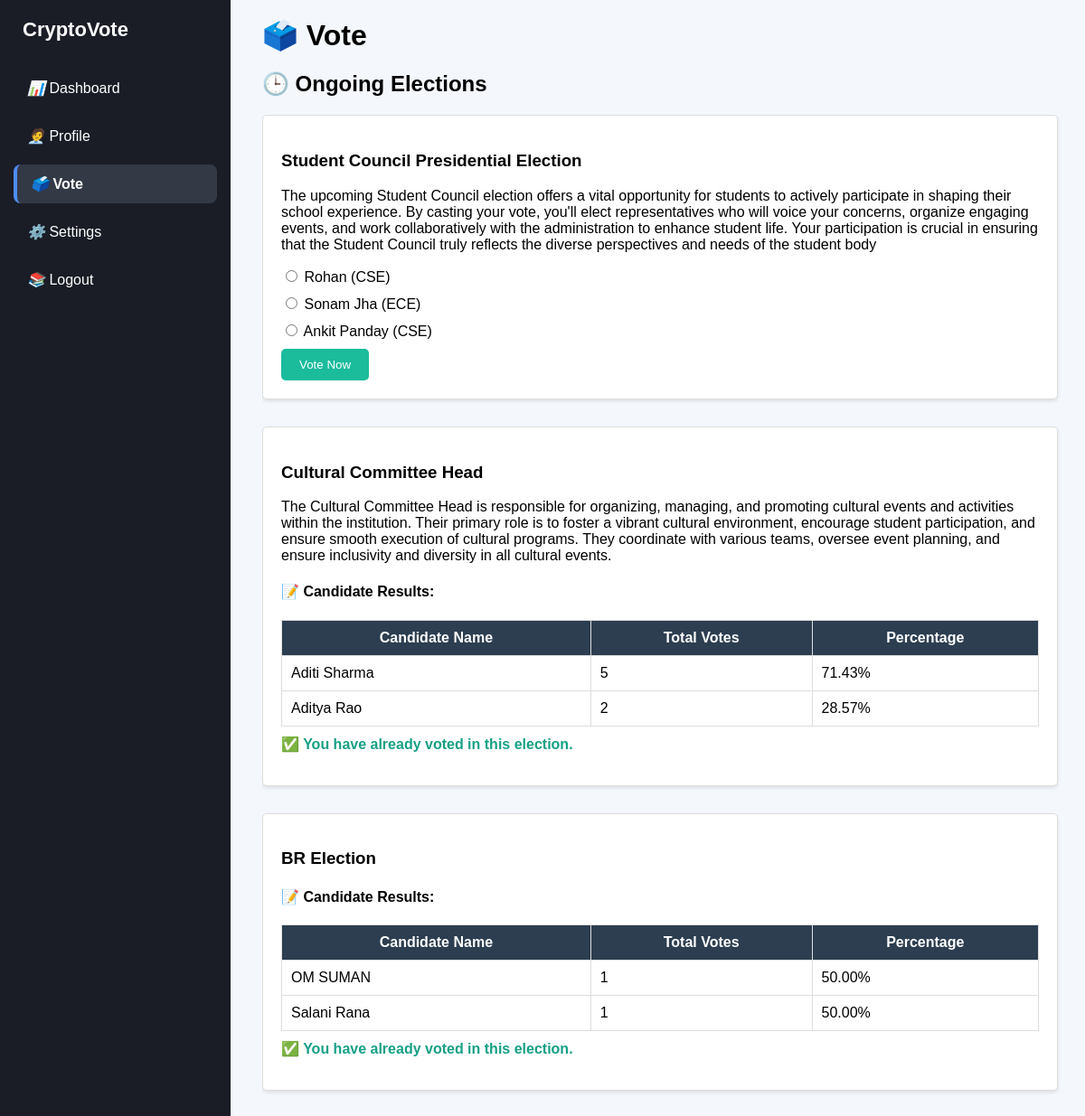
Screenshot of /vote/ (signed in) with the database file from the repository.
### main/models.py (models this page shows, shortened)
class Election(models.Model):
    title = models.CharField(max_length=200)
    description = models.TextField(blank=True)
    start_date = models.DateTimeField()
    end_date = models.DateTimeField()
    is_active = models.BooleanField(default=True)
    def total_votes(self):
        return Vote.objects.filter(election=self).count()

class Candidate(models.Model):
    election = models.ForeignKey(Election, on_delete=models.CASCADE)
    name = models.CharField(max_length=200)
    department = models.CharField(max_length=200, blank=True)
    bio = models.TextField(blank=True)
    votes = models.PositiveIntegerField(default=0)
    def vote_percentage(self):
        total_votes = self.election.total_votes()
        if total_votes == 0:
            return 0
        return (self.votes / total_votes) * 100

### main/views.py (the view, shortened to what this page needs)
# urls.py: path('vote/', vote, name='vote'),
@login_required
def vote(request):
    ongoing_elections = Election.objects.filter(
        start_date__lte=datetime.now(), end_date__gte=datetime.now()
    ).order_by("end_date")
    user_votes = Vote.objects.filter(user=request.user)
    voted_election_ids = user_votes.values_list("election_id", flat=True)
    context = {
        "active_page": "vote",
        "ongoing_elections": ongoing_elections,
        "voted_election_ids": voted_election_ids,
    }
    return render(request, "vote.html", context)

### templates/vote.html (shortened to what this page needs)
{% load static %}
<!DOCTYPE html>
<html>
  <head>
  </head>
  <body>
    <div class="sidebar">
      <h2>CryptoVote</h2>
      <ul>
        <li>
          <a
            href="{% url 'dashboard' %}"
            class="{% if active_page == 'dashboard' %}active{% endif %}"
          >
            <i>📊</i> Dashboard
          </a>
        </li>
        <li>
          <a
            href="{% url 'profile' %}"
            class="{% if active_page == 'profile' %}active{% endif %}"
          >
            <i>🧑‍💼</i> Profile
          </a>
        </li>
        <li>
          <a
            href="{% url 'vote' %}"
            class="{% if active_page == 'vote' %}active{% endif %}"
          >
            <i>🗳️</i> Vote
          </a>
        </li>
        <li>
          <a
            href="{% url 'settings' %}"
            class="{% if active_page == 'settings' %}active{% endif %}"
          >
            <i>⚙️</i> Settings
          </a>
        </li>
        <li>
          <a href="{% url 'logout' %}"><i>📚</i> Logout</a>
        </li>
      </ul>
    </div>
    <div class="content">
      <h1>🗳️ Vote</h1>
      <h2>🕒 Ongoing Elections</h2>
      {% if ongoing_elections %}
      <div class="scroll-wrapper"
      <div class="election-container">
        {% for election in ongoing_elections %}
        <div class="election-box">
          <h3>{{ election.title }}</h3>
          <p>{{ election.description }}</p>
          {% if election.id in voted_election_ids %}
          <div class="results-section">
            <h4>📝 Candidate Results:</h4>
            <table class="styled-table">
              <thead>
                <tr>
                  <th>Candidate Name</th>
                  <th>Total Votes</th>
                  <th>Percentage</th>
                </tr>
              </thead>
              <tbody>
                {% for candidate in election.candidate_set.all %}
                <tr>
                  <td>{{ candidate.name }}</td>
                  <td>{{ candidate.votes }}</td>
                  <td>{{ candidate.vote_percentage|floatformat:2 }}%</td>
                </tr>
                {% endfor %}
              </tbody>
            </table>
            <p class="voted-info">
              ✅ You have already voted in this election.
            </p>
          </div>
          {% else %}
          <form method="POST" action="{% url 'vote' %}" class="vote-form">
            <div class="candidate-list">
              {% for candidate in election.candidate_set.all %}
              <label class="candidate-option">
                <input
                  type="radio"
                  name="candidate_id"
                  value="{{ candidate.id }}"
                  required
                />
                <span>{{ candidate.name }} ({{ candidate.department }})</span>
              </label>
              {% empty %}
              <p class="no-candidates">
                No candidates available for this election.
              </p>
              {% endfor %}
            </div>
            <button type="submit" class="btn-vote">Vote Now</button>
          </form>
          {% endif %}
        </div>
        {% endfor %}
      </div>
    </div>
      {% else %}
      <p class="no-elections">No ongoing elections at the moment.</p>
      {% endif %}
  </body>
</html>

### templates/vote.html (style rules this page uses)
body { font-family: Arial, sans-serif; margin: 0; padding: 0; background-color: #f4f7fc; }
.sidebar { width: 225px; background-color: #1a1d26; color: #fff; display: flex; flex-direction: column; justify-content: flex-start; padding: 20px 15px; position: fixed; height: 100vh; z-index: 10; }
.sidebar h2 { text-align: left; margin-bottom: 20px; padding-left: 10px; font-size: 22px; }
.sidebar ul { list-style-type: none; padding-left: 0; margin-top: 10px; }
.sidebar ul li { margin-bottom: 10px; }
.sidebar ul li a { text-decoration: none; color: #fff; display: block; padding: 12px 15px; border-radius: 8px; font-size: 16px; transition: background 0.3s, padding-left 0.2s; }
.sidebar ul li a.active { background-color: #333945; border-left: 4px solid #4f8cf7; border-radius: 8px; font-weight: bold; color: #fff; }
.content { margin-left: 270px; padding: 20px; }
h1, h2 { margin-top: 0; }
.scroll-wrapper { max-height: 75vh; overflow-y: auto; padding-right: 10px; margin-top: 10px; }
.election-box { background-color: #fff; padding: 20px; border: 1px solid #ddd; border-radius: 5px; box-shadow: 0 2px 4px rgba(0, 0, 0, 0.1); margin-bottom: 30px; }
.vote-form { margin-top: 10px; }
.candidate-option { display: block; margin: 10px 0; }
.btn-vote { padding: 10px 20px; background-color: #1abc9c; color: white; border: none; border-radius: 5px; cursor: pointer; }
.results-section { margin-top: 20px; }
.styled-table { width: 100%; border-collapse: collapse; margin-top: 20px; }
.styled-table th, .styled-table td { padding: 10px; border: 1px solid #ddd; }
.styled-table th { background-color: #2c3e50; color: white; }
.voted-info { color: #16a085; font-weight: bold; margin-top: 10px; }

### rows the page displays
Election: title "Student Council Presidential Election", description "The upcoming Student Council election offers a vital opportunity for students to actively participate in shaping their school experience. By casting your vote, you'll elect representatives who will voice your concerns, organize engaging events, and work collaboratively with the administration to enhance student life. Your participation is crucial in ensuring that the Student Council truly reflects the diverse perspectives and needs of the student body"
Candidate: name "Rohan", department "CSE"
Candidate: name "Sonam Jha", department "ECE"
Candidate: name "Ankit Panday", department "CSE"
Election: title "Cultural Committee Head", description "The Cultural Committee Head is responsible for organizing, managing, and promoting cultural events and activities within the institution. Their primary role is to foster a vibrant cultural environment, encourage student participation, and ensure smooth execution of cultural programs. They coordinate with various teams, oversee event planning, and ensure inclusivity and diversity in all cultural events."
Candidate: name "Aditi Sharma", votes "5", vote_percentage "71.43"
Candidate: name "Aditya Rao", votes "2", vote_percentage "28.57"
Election: title "BR Election"
Candidate: name "OM SUMAN", votes "1", vote_percentage "50.00"
Candidate: name "Salani Rana", votes "1", vote_percentage "50.00"
